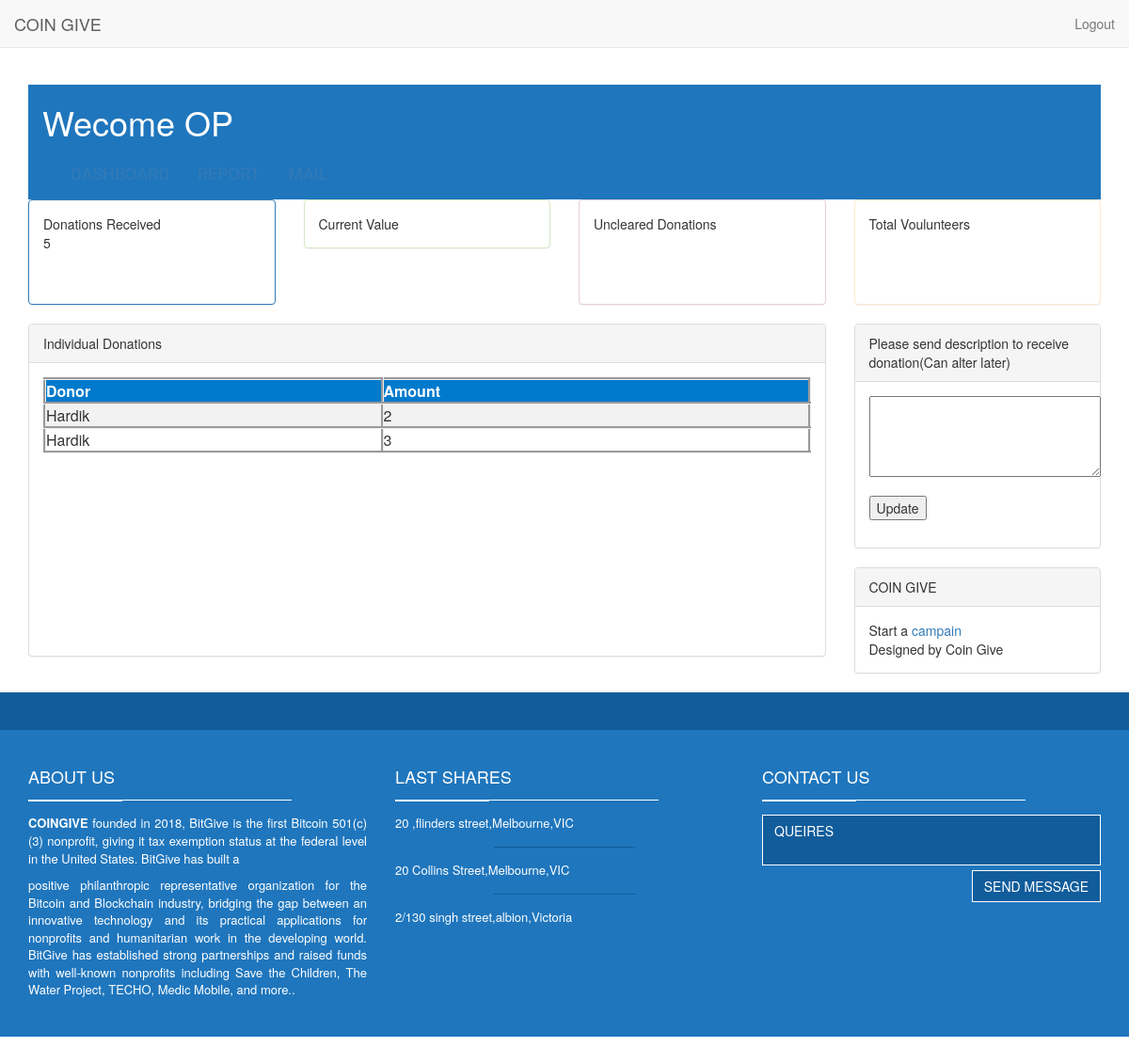
The page /CoinGIve/HTML/charityDashBoard.php?id=OP on the database its author committed.
### tables this page shows
CREATE TABLE `PAYMENT` (
  `PAY_ID` int(4) NOT NULL,
  `PAY_TYPE` char(1) NOT NULL DEFAULT 'C',
  `D_ID` int(4) NOT NULL,
  `C_ID` int(4) NOT NULL,
  `C_WALLET` varchar(20) NOT NULL,
  `D_WALLET` varchar(20) NOT NULL,
  `TOTAL_COIN` int(4) NOT NULL
);

CREATE TABLE `DONOR` (
  `D_ID` int(4) NOT NULL,
  `NAME` varchar(80) NOT NULL,
  `EMAIL` varchar(80) NOT NULL,
  `PASSWORD` varchar(20) NOT NULL,
  `D_WALLET` varchar(20) NOT NULL
);

### CoinGIve/HTML/charityDashBoard.php (the view, shortened to what this page needs)
<?php include('php/loginCharity.php');
$servername = "localhost";
$username = "sameera";
$passwords = "fOS4X2vkXpWWcmp8";
$db = "coingive";
$conn = new mysqli($servername, $username, $passwords, $db);
if ($conn->connect_error) {
    die("Connection failed: " . $conn->connect_error);
} else {echo "sucess             ";}
?>
<!DOCTYPE html>
<html class="no-js">
    <head>
        <link rel="stylesheet" href="assets/css/bootstrap.min.css">
        <link rel="stylesheet" href="assets/css/font-awesome.min.css">
        <link rel="stylesheet" href="assets/css/style.css">
    </head>
    <body>
    <header class="main-header">
        <nav class="navbar navbar-static-top">
        </nav>
    </header>
	<div class="main-container">
		<div class="container">
    <link href="//maxcdn.bootstrapcdn.com/bootstrap/3.3.0/css/bootstrap.min.css" rel="stylesheet" id="bootstrap-css">
<link href="http://fontawesome.io/assets/font-awesome/css/font-awesome.css" rel="stylesheet" media="screen">
    <nav class="navbar navbar-default navbar-fixed-top topbar">
		<div class="container-fluid">
			<div class="navbar-header">
				<a href="#" class="navbar-brand">
					<span class="hidden-xs">COIN GIVE</span>
				</a>
			</div>
			<div class="navbar-collapse collapse" id="navbar-collapse-main">
				<ul class="nav navbar-nav navbar-right">
                  <li><a href="logout.html">Logout</a></li>
				</ul>
			</div>
		</div>
	</nav>
	<article class="wrapper">
        <div class="navbar-main">
              <div class="container">
                  <h1>Wecome <?php
                       $name = $_GET['id'];
                      echo $name;
                         ?></h1>
                <div id="navbar" class="navbar-collapse collapse pull-left">
                  <ul class="nav navbar-nav">
                    <li><a href="charityDashBoard.html">DASHBOARD</a></li>
                    <li><a class="#configuration" href="php/chart.php?id=<?php echo $_GET['id']; ?>">REPORT</a></li>
                    <li><a href="charityMail.html">MAIL</a></li>
                  </ul>
                </div>
              </div>
            </div>
	    <section class="main">
	        <section class="tab-content">
	           <section class="tab-pane active fade in content" id="dashboard">
	                <div class="row">
                        <div class="col-xs-6 col-sm-3">
	                        <div class="panel panel-primary">
	                            <div class="panel-body">
                                   Donations Received<br/>
                                    <?php
                                    $sqlTotal = "select sum(payment.TOTAL_COIN) from PAYMENT,CHARITY where PAYMENT.C_ID = CHARITY.C_ID and CHARITY.name = '$name';";
                                    $tot = mysqli_query($conn,$sqlTotal);
                                    $coin = mysqli_fetch_assoc($tot);
                                    $total = implode ("" ,$coin);
                                       echo $total ;
                                    ?>
	                                <br/><br/><br/>
	                            </div>
	                        </div>
	                    </div>
	                    <div class="col-xs-6 col-sm-3">
	                        <div class="panel panel-success">
	                            <div class="panel-body" >
                                    Current Value <br/>
	                            </div>
	                        </div>
	                    </div>
	                    <div class="col-xs-6 col-sm-3">
	                        <div class="panel panel-danger">
	                            <div class="panel-body">
                                    Uncleared Donations
	                                <br/> <br/><br/><br/>
	                            </div>
	                        </div>
	                    </div>
	                    <div class="col-xs-6 col-sm-3">
	                        <div class="panel panel-warning">
	                            <div class="panel-body">
                                    Total Voulunteers
	                                <br/> <br/><br/><br/>
	                            </div>
	                        </div>
	                    </div>
	                   <div class="col-xs-12 col-sm-9">
	                       <div class="panel panel-default">
	                           <div class="panel-heading">
	                            Individual Donations
	                           </div>
	                           <div class="panel-body">
	                               <table>
	<tr>
	  <th>Donor</th>
	  <th>Amount</th>
	</tr>
	<?php
	$name = $_GET['id'];
	$sql = "SELECT donor.Name as Name , payment.TOTAL_COIN as Amount FROM donor , payment , charity where donor.D_ID = payment.D_ID and charity.C_ID = payment.C_ID and charity.Name = '$name';";
	$result = mysqli_query($conn,$sql);
	if($result-> num_rows>0)
	{
		while($row = $result-> fetch_assoc())
		{
			echo "<tr><td>".$row["Name"]."</td><td>".$row["Amount"]."</td></tr>";
		}
	}
	else{
		echo "0 result";
	}
	?>
	</table>
	                               <br/><br/><br/><br/><br/><br/><br/><br/><br/><br/>
	                           </div>
	                       </div>
	                   </div>
	                   <div class="col-xs-12 col-sm-3">
	                       <div class="panel panel-default">
	                           <div class="panel-heading">
	                               Please send  description to receive donation(Can alter later)
	                           </div>
	                           <div class="panel-body">
	                               <form action = "php/description.php?id=<?php $name = $_GET['id']; echo $name; ?>" method="post" id="descriptionForm">
                                   <textarea rows="4" cols="30" id="description" name="comment"></textarea>
                                       <br><br>
                                       <button name = "send">Update</button>
                                   </form>
	                           </div>
	                       </div>
	                       <div class="panel panel-default">
	                           <div class="panel-heading">
	                               COIN GIVE
	                           </div>
	                           <div class="panel-body">
                                   Start a <a target="_blank">campain</a><br>
	                               Designed by Coin Give
	                           </div>
	                       </div>
	                   </div>
	               </div>
	           </section>
	        </section>
	    </section>
	</article>
	</div>
    <footer class="main-footer">
        <div class="footer-top">
        </div>
        <div class="footer-main">
            <div class="container">
                <div class="row">
                    <div class="col-md-4">
                        <div class="footer-col">
                            <h4 class="footer-title">About us <span class="title-under"></span></h4>
                            <div class="footer-content">
                                <p>
                                    <strong>COINGIVE</strong> founded in 2018, BitGive is the first Bitcoin 501(c)(3) nonprofit, giving it tax exemption status at the federal level in the United States. BitGive has built a
                                </p>
                                <p>
									positive philanthropic representative organization for the Bitcoin and Blockchain industry, bridging the gap between an innovative technology and its practical applications for nonprofits and humanitarian work in the developing world. BitGive has established strong partnerships and raised funds with well-known nonprofits including Save the Children, The Water Project, TECHO, Medic Mobile, and more..
                                </p>
                            </div>
                        </div>
                    </div>
                    <div class="col-md-4">
                        <div class="footer-col">
                            <h4 class="footer-title">LAST SHARES <span class="title-under"></span></h4>
                            <div class="footer-content">
                                <ul class="tweets list-unstyled">
                                    <li class="tweet">
                                        20 ,flinders street,Melbourne,VIC
                                    </li>
                                    <li class="tweet">
                                        20 Collins Street,Melbourne,VIC
                                    </li>
                                    <li class="tweet">
                                        2/130 singh street,albion,Victoria
                                    </li>
                                </ul>
                            </div>
                        </div>
                    </div>
                    <div class="col-md-4">
                        <div class="footer-col">
                            <h4 class="footer-title">Contact us <span class="title-under"></span></h4>
                            <div class="footer-content">
                                <div class="footer-form" >
                                    <form action="php/mail.php" class="ajax-form">
                                        <div class="form-group">
                                            <textarea name="message" class="form-control" placeholder="QUEIRES" required></textarea>
                                        </div>
                                         <div class="form-group">
                                            <button type="submit" class="btn btn-submit pull-right">Send message</button>
                                        </div>
                                    </form>
                                </div>
                            </div>
                        </div>
                    </div>
                    <div class="clearfix"></div>
                </div>
            </div>
        </div>
    </footer>
    </body>
</html>

### CoinGIve/HTML/assets/css/style.css (style rules this page uses)
body { font-family: "Open sans", sans-serif; color: #115c9b; }
h1, h2, h3, h4 { font-family: "Dosis", sans-serif; }
a { color: inherit; }
.navbar-static-top { margin: 0; border: 0; color: #fff; }
.navbar-main { margin-bottom: 0; color: #fff; background: #1f76bd; }
.navbar-main li a { font-family: "Dosis", sans-serif; font-size: 18px; padding: 20px 15px; border-bottom: 2px solid transparent; }
.footer-top { background: #115c9b; height: 40px; }
.main-footer { background: #1f76bd; color: #fff; }
.main-footer .footer-main { padding: 30px 0; }
.main-footer .footer-title { text-transform: uppercase; margin-bottom: 10px; }
.main-footer .footer-title .title-under { background: #fff; margin: 15px 0; text-align: left; }
.main-footer .footer-title .title-under:after { margin: 0; background: #fff; }
.main-footer .footer-content { text-align: justify; font-size: 13px; }
.main-footer .tweet { font-size: 13px; }
.main-footer .tweet:after { content: ""; height: 1px; display: block; background: #115c9b; width: 150px; margin: 15px auto; }
.main-footer .tweet:last-child:after { display: none; }
.footer-form .form-group { margin-bottom: 5px; }
.footer-form .form-control { background: #115c9b; color: #fff; border: 0; border-radius: 0; margin-bottom: 5px; border: 1px solid #fff; resize: none; }
.footer-form .btn-submit { border-radius: 0; background: #115c9b; text-transform: uppercase; border: 1px solid #fff; -moz-transition: all, 0.5s; -o-transition: all, 0.5s; -webkit-transition: all, 0.5s; transition: all, 0.5s; }
.main-container { margin-bottom: 50px; }
.title-under { display: block; margin: 5px auto; background: #1f76bd; height: 1px; width: 280px; }
.title-under:after { content: ''; display: block; width: 100px; background: inherit; height: 2px; margin: 0 auto; margin-top: 10px; }
.form-control { border-radius: 0; box-shadow: none; }
.panel-default { border-color: #1f76bd; border-radius: 0; }
.panel-default > .panel-heading { background: #1f76bd; color: #fff; }

### CoinGIve/HTML/charityDashBoard.php (style rules this page uses)
table { border :1px solid; border-collapse: collapse; width: 100%; }
th, td { border-style: groove; text-align: left; padding: 8px; }
tr:nth-child(even) { background-color: #f2f2f2 }
th { background-color: #007acc; color: white; }

### rows shown on the page
payment: D_ID.NAME "Hardik", TOTAL_COIN "2"
payment: D_ID.NAME "Hardik", TOTAL_COIN "3"

### other values the page prints
$name "OP"
$total "5"
